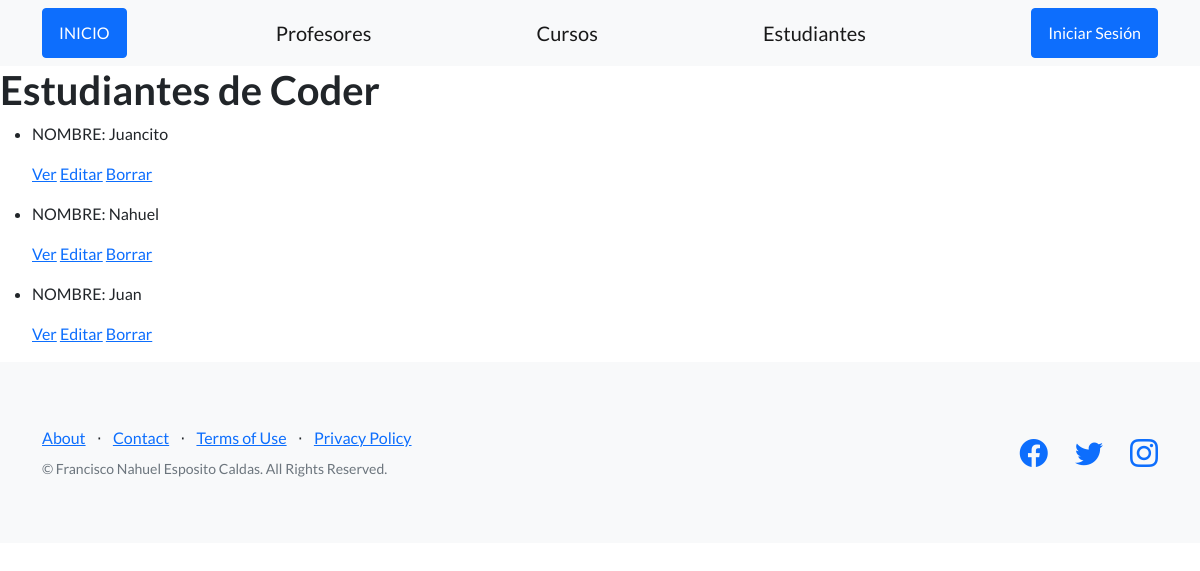
The page /app_coder/estudiante_list on the database its author committed.
### app_coder/models.py (models this page shows, shortened)
class Estudiante(models.Model):
    nombre = models.CharField(max_length=30)
    apellido = models.CharField(max_length=30)
    email = models.EmailField()

### app_coder/views.py (the view)
# urls.py: path('estudiante_list', views.estudiante_list.as_view(), name='estudiante_list'),
class estudiante_list(ListView):
    model = Estudiante
    template_name = "app_coder/lists/estudiante_list.html"

### app_coder/templates/app_coder/lists/estudiante_list.html
{% extends "app_coder/index.html" %}
{% load static %}
{% block contenido %}
<body>
    <h1>Estudiantes de Coder</h1>
    <div>
        <ul>
            {% for estudiante in object_list %}
                <li>
                    <p>NOMBRE: {{ estudiante.nombre }}</p>
                    <p>
                        <a href=" {% url 'estudiante_detail' estudiante.id %} ">Ver</a>
                        <a href=" {% url 'estudiante_update' estudiante.id %} ">Editar</a>
                        <a href=" {% url 'estudiante_delete' estudiante.id %} ">Borrar</a>
                    </p>
                </li>
            {% endfor %}
        </ul>
    </div>
</body>
{% endblock %}

### rows shown on the page
Estudiante: nombre "Juancito"
Estudiante: nombre "Nahuel"
Estudiante: nombre "Juan"
